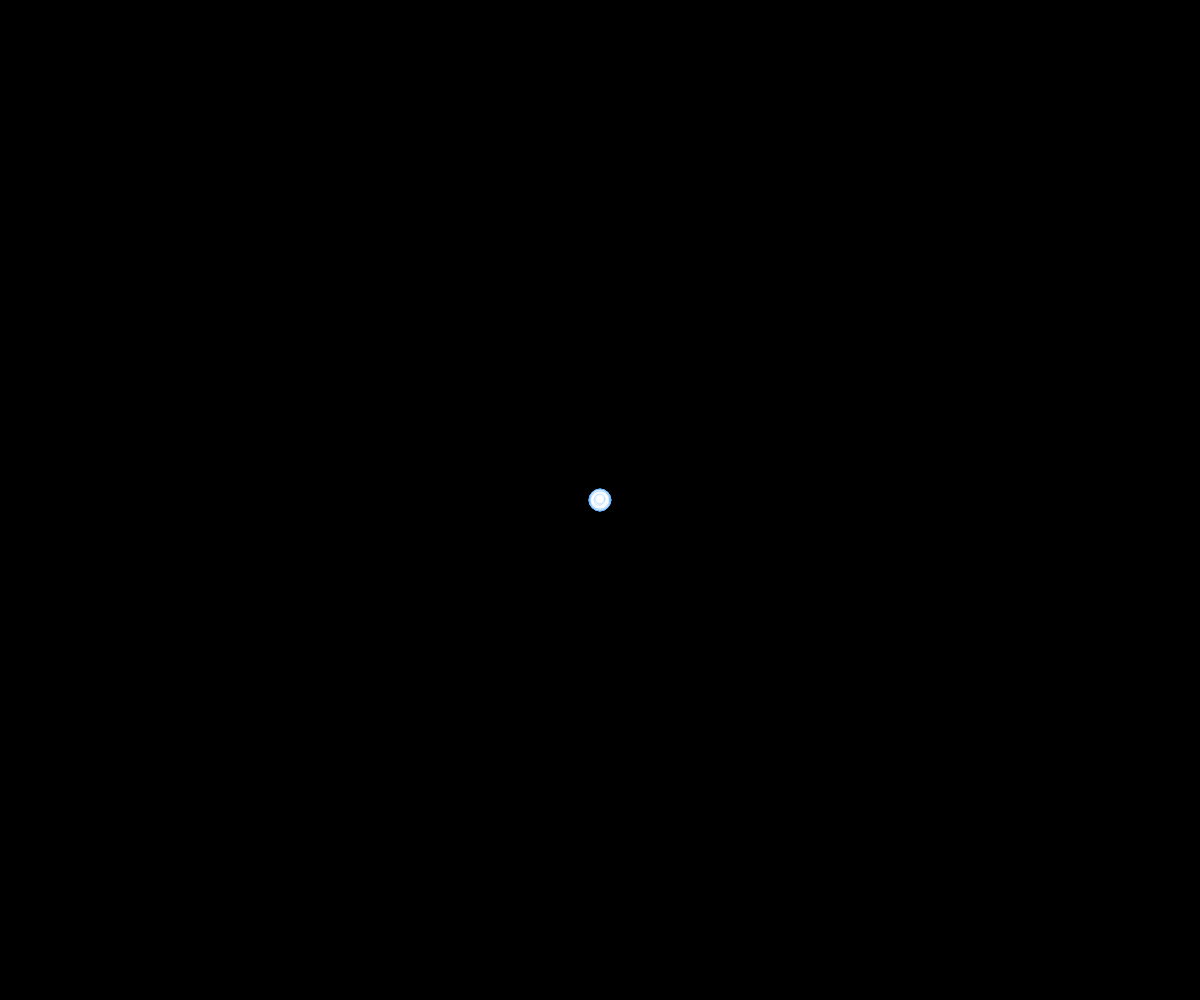
Frame 1 (no input)
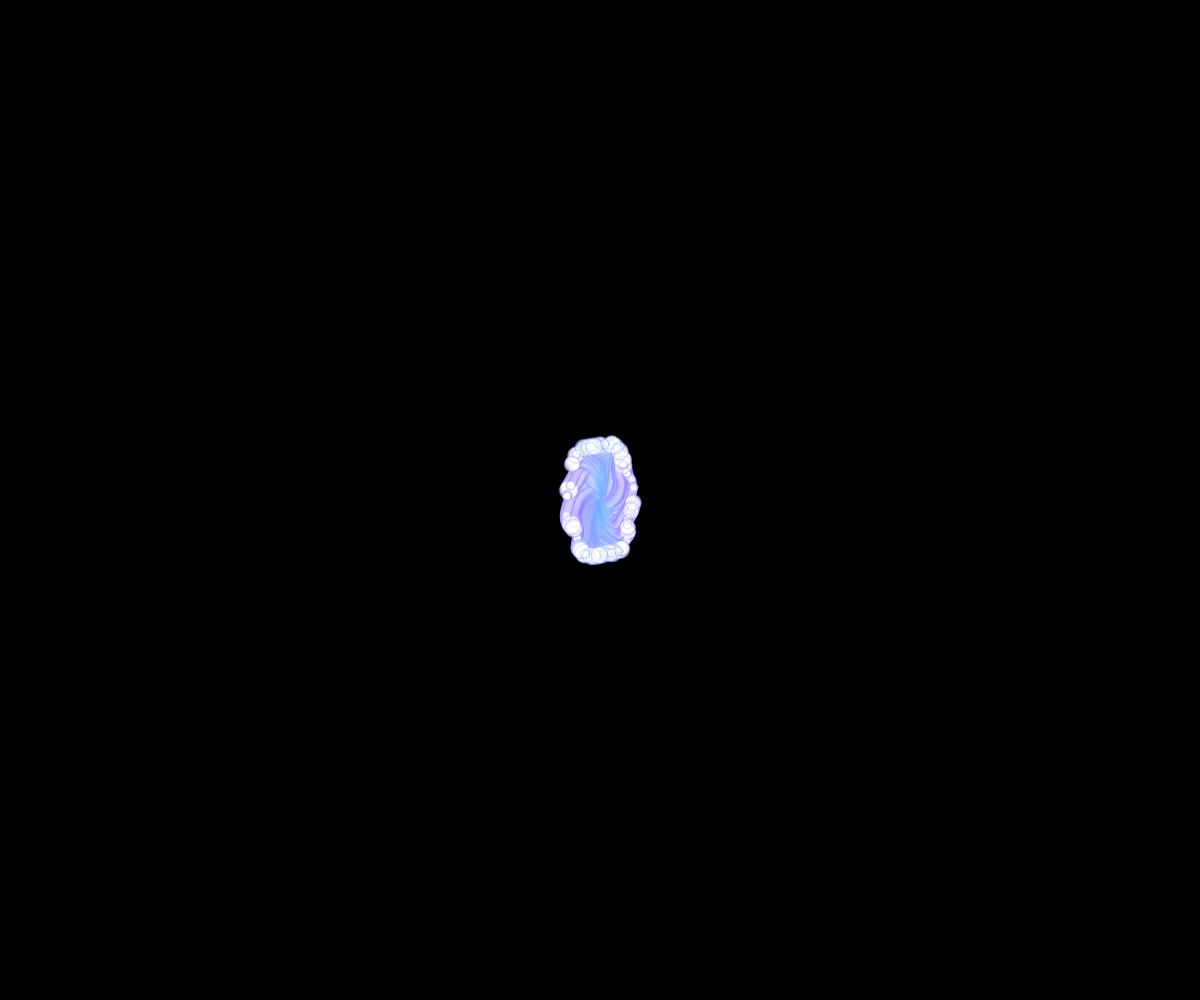
Frame 60 (no input)
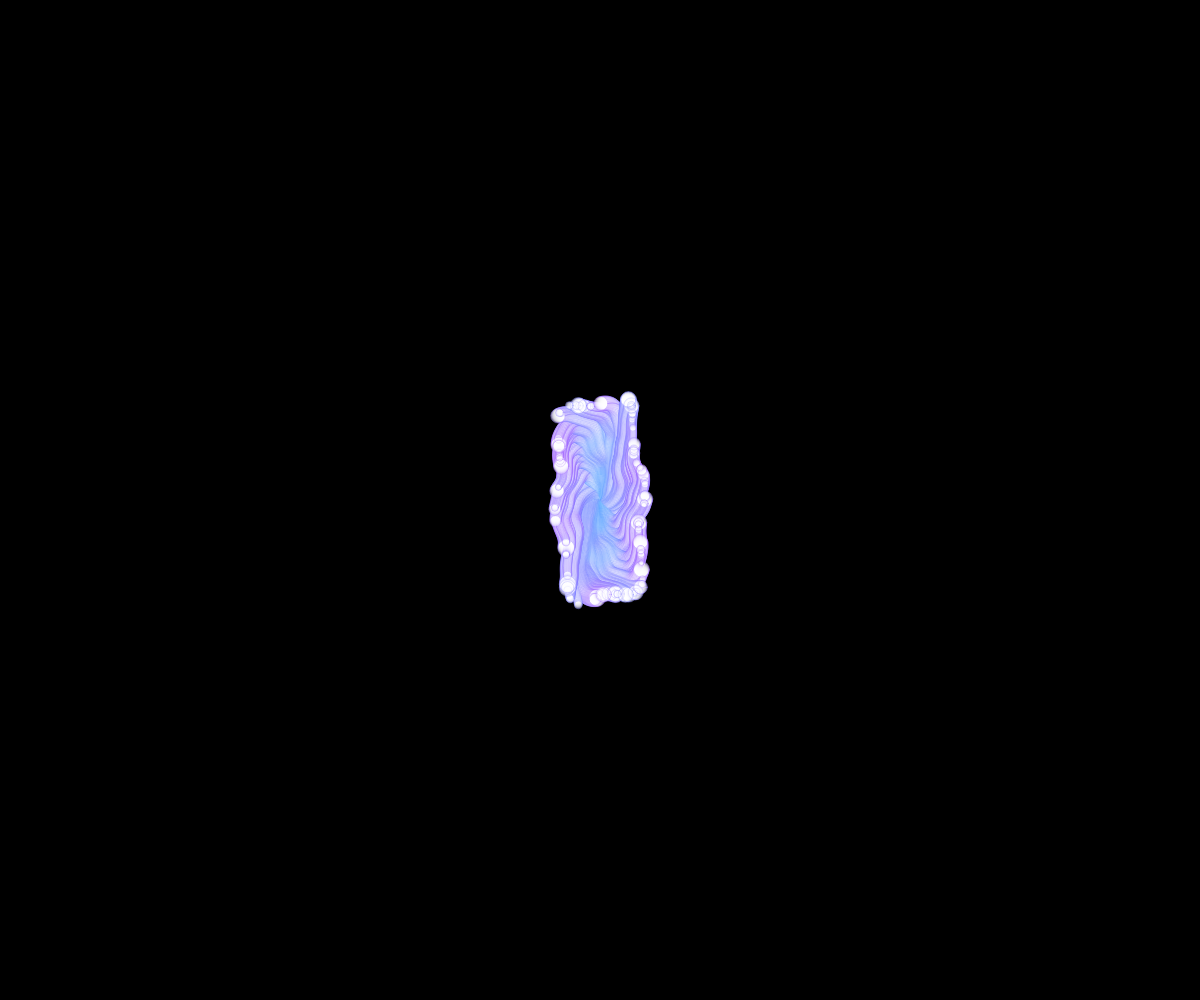
Frame 120 (the mouse pressed at the canvas centre since frame 60)

The p5.js sketch that drew these frames (run headless with seeded random() and noise() and a simulated clock; from frame 60 on, the mouse is pressed at the canvas centre):

// p5.js sketch
// ── sketch.js
let objs = [];
let objsNum = 100;
const noiseScale = 0.01;
let colorA, colorB;

function setup() {
  createCanvas(windowWidth, windowHeight);
  angleMode(DEGREES);

  colorA = color(255, 0, 255, 100);
  colorB = color(0, 255, 255, 100);

  for (let i = 0; i < objsNum; i++) {
    objs.push(new Obj());
  }
  background(0);
}

function draw() {
  push();
  translate(width / 2, height / 2);

  for (let i = 0; i < objs.length; i++) {
    objs[i].move();
    objs[i].checkLife();

    objs[i].display();
  }
  pop();
}

class Obj {
  constructor() {
    this.init();
  }

  init() {
    this.vel = createVector(0, 0);
    this.pos = createVector(0, 0);
    this.t = random(-360, 360);
    this.lifeMax = random(20, 50);
    this.life = this.lifeMax;
    this.step = random(0.05, 0.1);
    this.dMax = random(10) >= 5 ? 10 : 20;
    this.d = this.dMax;
    this.c = lerpColor(colorA, colorB, random(1));
  }

  move() {
    let theta = map(noise(this.pos.x * noiseScale, this.pos.y * noiseScale), 0, 1, -360, 360) + this.t;
    this.vel.x = cos(theta);
    this.vel.y = sin(theta);
    this.pos.add(this.vel);
  }

  checkLife() {
    this.life -= this.step;
    this.d = map(this.life, 0, this.lifeMax, 0, this.dMax);
    if (this.life < 0) {
      this.init();
    }
  }

  display() {
   this.c = lerpColor(colorA, colorB, noise(this.pos.x * noiseScale, this.pos.y * noiseScale));

    stroke(this.c);
    fill(255, 100);

    circle(this.pos.x, this.pos.y, this.d);
  }
}
